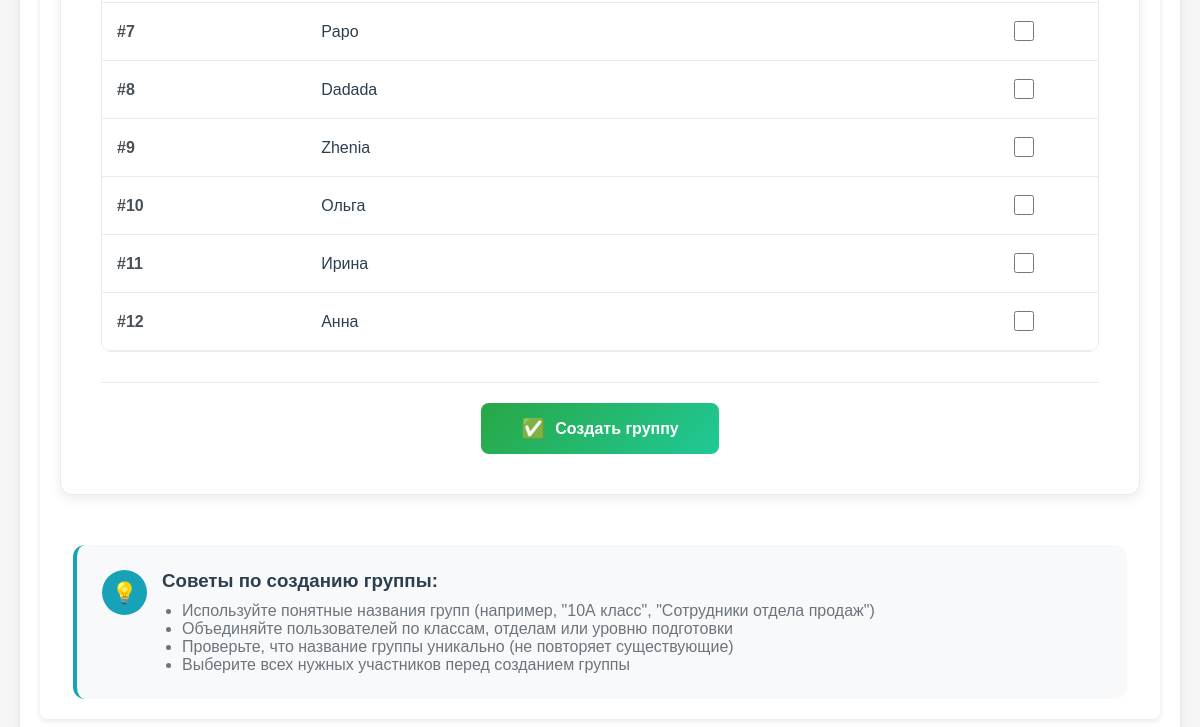
The page /dashboard/testing_management/group_create (signed in, lower part) on the database as committed earlier.
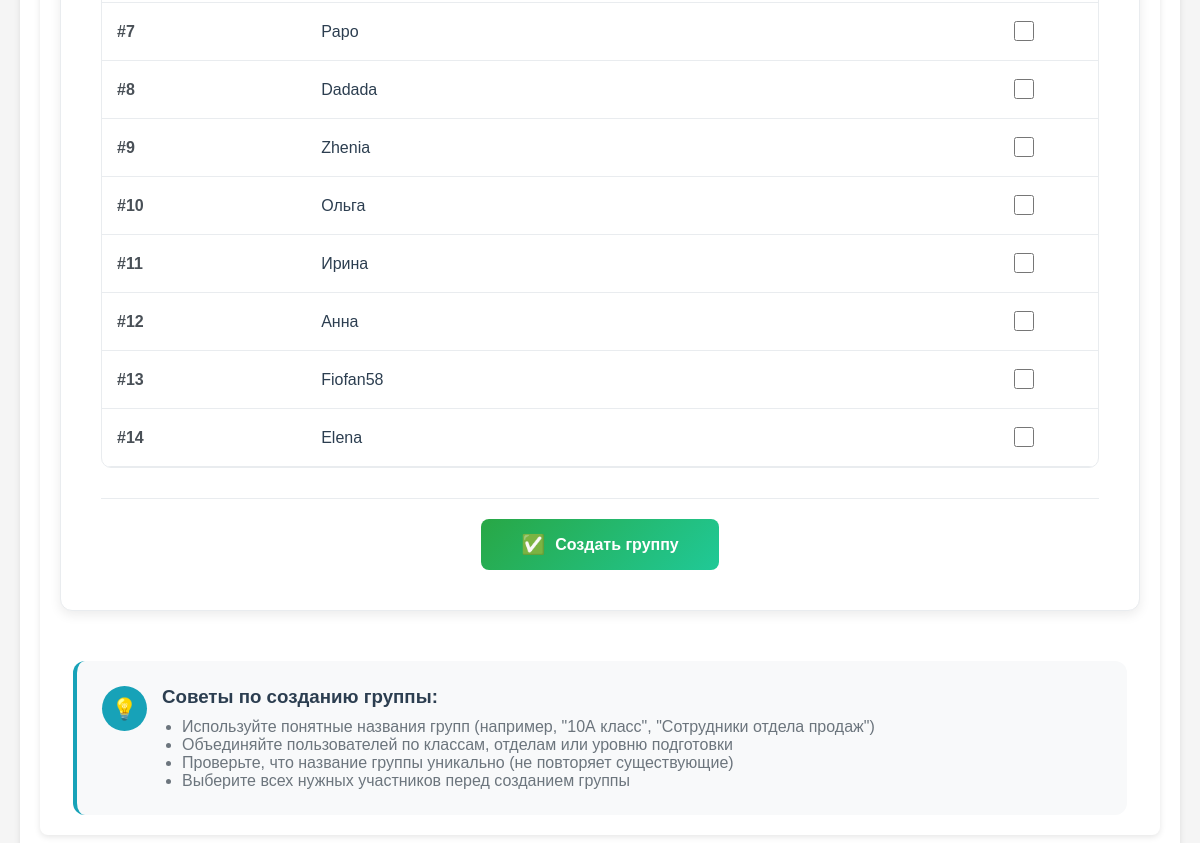
The same page on the database as committed later.
### app.py (models this page shows, shortened)
class User(db.Model, UserMixin):
    __tablename__ = 'Users'
    id =  db.Column(db.Integer, primary_key=True)
    username = db.Column(db.String(64), unique=True, nullable=False)
    password_hash = db.Column(db.String(64), nullable=False)
    privileges = db.Column(db.Integer, default = 0)
    def __repr__(self):
        return f'<User {self.username}>'
    @property
    def is_admin(self):
        return self.privileges
    @property
    def role_name(self):
        roles = {
            0: 'user',
            1: 'teacher',
            2: 'admin'
        }
        return roles.get(self.privileges, 'unknown')

### app.py (the view, shortened to what this page needs)
@app.route('/dashboard/testing_management/group_create', methods=['GET', 'POST'])
def group_create():
    if not check_privileges():
        return redirect(url_for('ErAuth'))
    users = [u for u in User.query.order_by(User.id).all() if u.role_name == 'user']
    group_names = [g.groupname for g in Group.query.order_by(Group.groupname).all()]
    if request.method == 'GET':
        return render_template(mgn + 'group_create.html', users=users, group_names=group_names)

### app.py (called while the page is built)
@login_manager.user_loader
def load_user(user_id):
    return User.query.get(int(user_id))

def check_privileges():
    curent_user = User.query.filter(
        User.username.ilike(
            session.get('curent_user')
        )
    ).first()
    print("DEBUD: curent user-teacher is",curent_user)
    print("DEBUG: curent user-teacher privileges -",curent_user.is_admin)
    if not curent_user or not curent_user.is_admin:
        return False
    else:
        return True

### templates/templateM/group_create.html (shortened to what the changed rows need)
{% extends 'base.html' %}
{% block content %}
<section class="hero-section">
    <div class="container">
        <div style="
            max-width: 1000px;
            margin: 0 auto 50px;
            background: white;
            border-radius: 12px;
            padding: 40px;
            box-shadow: 0 4px 12px rgba(0,0,0,0.08);
            border: 1px solid #e9ecef;
        ">
            <form id="usersForm" method="post">
                <div style="
                    background: white;
                    border-radius: 10px;
                    border: 1px solid #e9ecef;
                    overflow: hidden;
                    margin-bottom: 30px;
                ">
                    <div style="overflow-x: auto;">
                        <table style="
                            width: 100%;
                            border-collapse: collapse;
                            min-width: 600px;
                        ">
                            <tbody id="usersTableBody">
                                {% for u in users %}
                                <tr style="
                                    border-bottom: 1px solid #e9ecef;
                                    transition: all 0.3s ease;
                                "
                                class="usr_row"
                                onmouseover="this.style.backgroundColor='#f8f9fa';"
                                onmouseout="this.style.backgroundColor='';">
                                    <td style="padding: 15px; font-weight: 600; color: #495057; vertical-align: middle;">
                                        #{{ u.id }}
                                    </td>
                                    <td style="padding: 15px; vertical-align: middle;">
                                        <div style="color: #2c3e50; font-weight: 500;">{{ u.username }}</div>
                                    </td>
                                    <td style="padding: 15px; vertical-align: middle; text-align: center;">
                                        <label style="
                                            display: inline-block;
                                            cursor: pointer;
                                            position: relative;
                                        ">
                                            <input
                                                type="checkbox"
                                                class="usr-checkbox"
                                                value="{{ u.id }}"
                                                style="
                                                    width: 20px;
                                                    height: 20px;
                                                    cursor: pointer;
                                                "
                                            >
                                        </label>
                                    </td>
                                </tr>
                                {% endfor %}
                            </tbody>
                        </table>
                    </div>
                </div>
            </form>
        </div>
    </div>
</section>
{% endblock %}
{% set show_footer = False %}

Rows that differ between the two databases and show on the page:
added User: id "13", username "Fiofan58"
added User: id "14", username "Elena"
